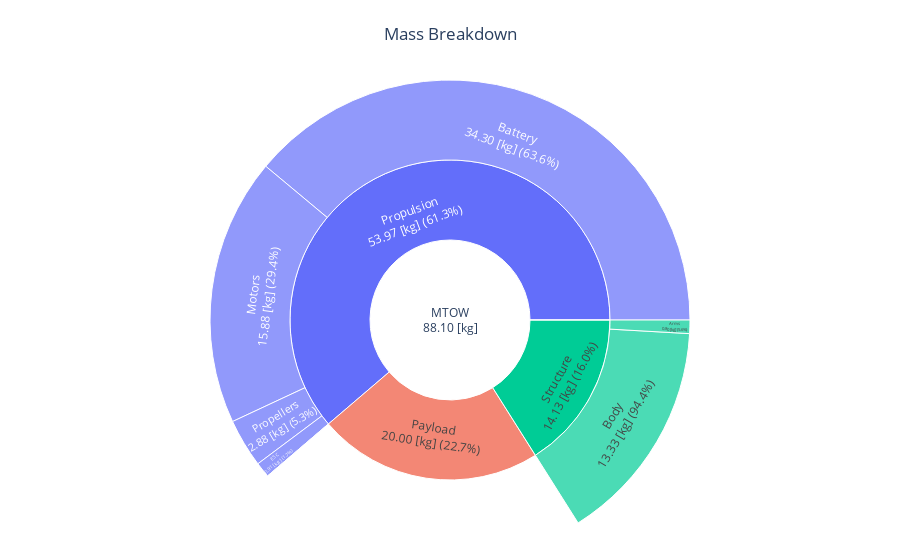

The notebook cell this image was saved under:
### Code cell
fig = mass_breakdown_sun_plot_drone(OUTPUT_FILE)
fig.show()

### Figure 1 — Plotly figure (JSON) as saved in the notebook; plotly's stock layout.template omitted (floating-point values rounded to 4 significant figures)
{"data": [{"branchvalues": "total", "labels": ["MTOW<br>88.10 [kg]", "Payload<br>20.00 [kg] (22.7%)", "Fuel mission<br>0.00 [kg] (0.0%)", "Propulsion<br>53.97 [kg] (61.3%)", "Structure<br>14.13 [kg] (16.0%)", "Propellers<br>2.88 [kg] (5.3%)", "Motors<br>15.88 [kg] (29.4%)", "Gearboxes<br>0.00 [kg] (0.0%)", "ESC<br>0.91 [kg] (1.7%)", "Battery<br>34.30 [kg] (63.6%)", "Body<br>13.33 [kg] (94.4%)", "Arms<br>0.80 [kg] (5.6%)"], "parents": ["", "MTOW<br>88.10 [kg]", "MTOW<br>88.10 [kg]", "MTOW<br>88.10 [kg]", "MTOW<br>88.10 [kg]", "Propulsion<br>53.97 [kg] (61.3%)", "Propulsion<br>53.97 [kg] (61.3%)", "Propulsion<br>53.97 [kg] (61.3%)", "Propulsion<br>53.97 [kg] (61.3%)", "Propulsion<br>53.97 [kg] (61.3%)", "Structure<br>14.13 [kg] (16.0%)", "Structure<br>14.13 [kg] (16.0%)"], "type": "sunburst", "values": [88.1, 20, 0, 53.97, 14.13, 2.884, 15.88, 0, 0.9104, 34.3, 13.33, 0.7981]}], "layout": {"margin": {"b": 0, "l": 0, "r": 0, "t": 80}, "title": {"text": "Mass Breakdown", "x": 0.5}}}
